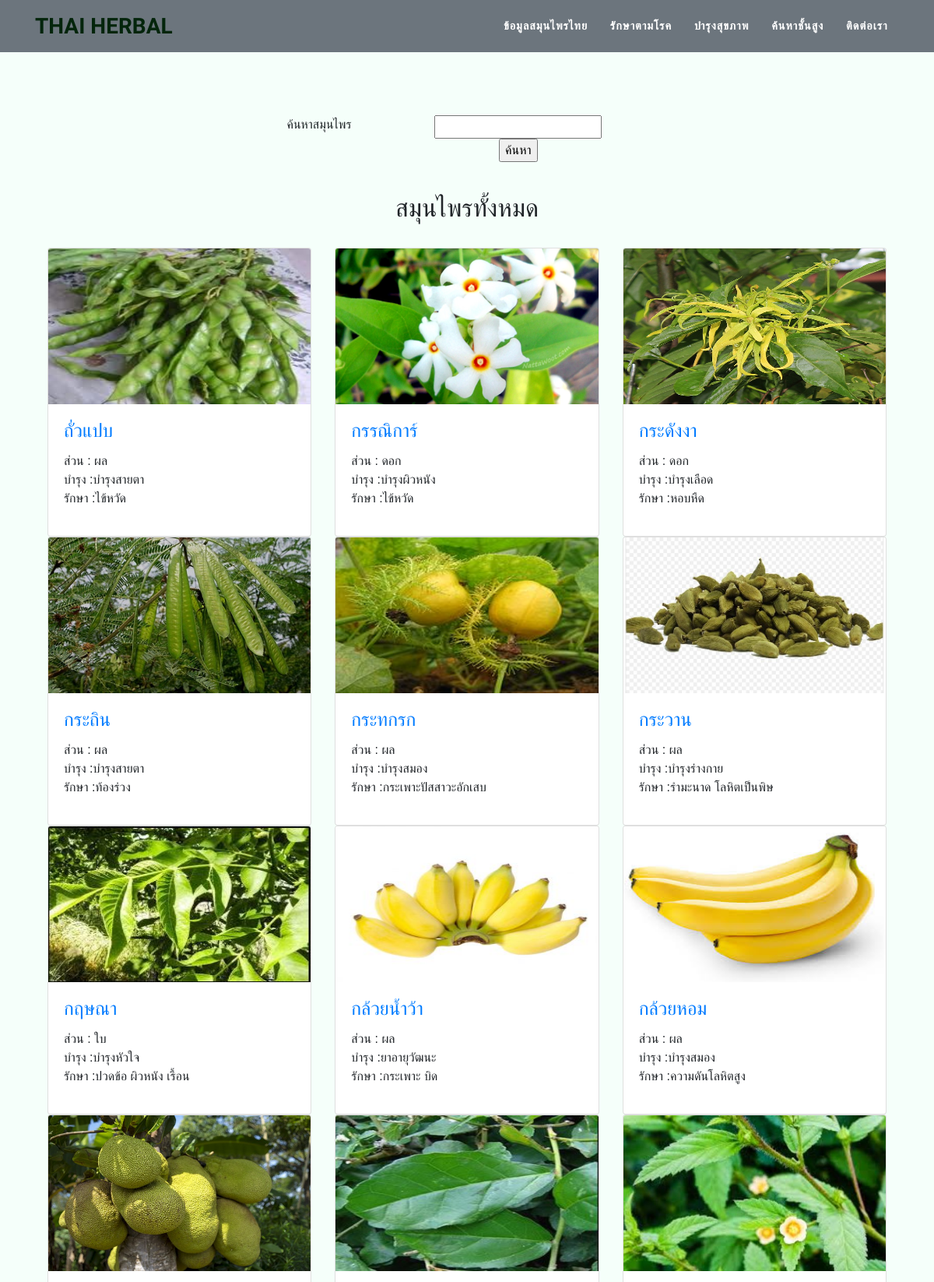
The page /User/page/herbalAll.php (upper part) on the database its author committed.
### tables this page shows
CREATE TABLE `herb` (
  `Her_ID` smallint(5) NOT NULL,
  `Her_Name` varchar(50) DEFAULT NULL,
  `Her_Picture` varchar(255) DEFAULT NULL
);

CREATE TABLE `nature` (
  `Nat_ID` smallint(5) NOT NULL,
  `Nat_Nature` varchar(255) DEFAULT NULL
);

CREATE TABLE `herb_maintain` (
  `Hm_ID` smallint(5) NOT NULL,
  `Her_ID` smallint(5) NOT NULL,
  `Mai_ID` smallint(5) NOT NULL
);

CREATE TABLE `maintain` (
  `Mai_ID` smallint(5) NOT NULL,
  `Mai_Name` varchar(50) DEFAULT NULL
);

CREATE TABLE `herb_disease` (
  `Hd_ID` smallint(5) NOT NULL,
  `Her_ID` smallint(5) NOT NULL,
  `Dis_ID` smallint(5) NOT NULL
);

CREATE TABLE `disease` (
  `Dis_ID` smallint(5) NOT NULL,
  `Dis_Name` varchar(40) DEFAULT NULL,
  `Dis_symptom` varchar(255) DEFAULT NULL
);

### User/page/herbalAll.php (the view, shortened to what this page needs)
<?php
include '../php/connect.php';
?>
<!DOCTYPE html>
<html lang="en">
<head>
    <link href="../vendor/bootstrap/css/bootstrap.min.css" rel="stylesheet">
    <link href="../vendor/fontawesome-free/css/all.min.css" rel="stylesheet" type="text/css">
    <link href="../css/agency.min.css" rel="stylesheet">
</head>
<body id="page-top">
    <nav class="navbar navbar-expand-lg bg-secondary fixed-top text-uppercase" id="mainNav">
        <div class="container">
            <a class="navbar-brand js-scroll-trigger" href="../index.php">THAI HERBAL</a>
            <div class="collapse navbar-collapse" id="navbarResponsive">
                <ul class="navbar-nav ml-auto">
                    <li class="nav-item">
                        <a class="nav-link js-scroll-trigger" href="herbal.php">ข้อมูลสมุนไพรไทย</a>
                    </li>
                    <li class="nav-item">
                        <a class="nav-link js-scroll-trigger" href="cure.php">รักษาตามโรค</a>
                    </li>
                    <li class="nav-item">
                        <a class="nav-link js-scroll-trigger" href="maintain.php">บำรุงสุขภาพ</a>
                    </li>
                    <li class="nav-item">
                        <a class="nav-link js-scroll-trigger" href="advanced_search.php">ค้นหาชั้นสูง</a>
                    </li>
                    <li class="nav-item">
                        <a class="nav-link js-scroll-trigger" href="team.html">ติดต่อเรา</a>
                    </li>
                </ul>
            </div>
        </div>
    </nav>
    <section id="herbal">
        <div class="container"><br><br>
            <div class="row">
              <div class="col-md-3">  </div>
              <div class="col-sm-2 text-center">
                      <p>ค้นหาสมุนไพร</p>
                  </div>
              <div class="col-md-4">
                <div class="col-sm-10 text-center mb-4">
                    <div class="select-wrapper">
                      <?php
                      $search = null;
                      $sqlSearch = "SELECT * FROM herb INNER JOIN herb_nature ON  herb.Her_ID = herb_nature.Her_ID
                      INNER JOIN nature ON herb_nature.Nat_ID = nature.Nat_ID
                      WHERE Her_Name LIKE '%".$search."%'  ORDER BY Her_Name ASC ";
                      $querySearch = mysqli_query($link,$sqlSearch);
                       ?>
                        <form action="herbalAll.php" method="post" >
                          <input type="text"  name="boxSearch">
                          <input type="submit" value="ค้นหา">
                        </form>
                    </div>
                </div>
                </div>
                <div class="col-lg-12 mx-auto">
                    <div class="modal-body">
                        <h2 style="text-align:center;">สมุนไพรทั้งหมด</h2>
                        <br>
                        <div class="row">
                            <?php
                            while($resultSearch=mysqli_fetch_array($querySearch,MYSQLI_ASSOC))
                            {
                              $herId = $resultSearch["Her_ID"];
                            ?>
                            <div class="col-lg-4 col-md-4 col-sm-4">
                                <div class="card h-100">
                                  <a  href="selectedHerb.php?Her_ID=<?php echo $resultSearch["Her_ID"];?>">
                                        <img class="card-img-top" src="../../Admin/img/imagesHerb/<?php echo $resultSearch['Her_Picture'];?>"alt="" width="200px"height="200px">
                                      </a>
                                      <div class="card-body">
                                          <h4 class="card-title">
                                              <a href="selectedHerb.php?Her_ID=<?php echo $resultSearch["Her_ID"];?>"><?php echo $resultSearch['Her_Name']; ?></a>
                                          </h4>
                                          <p class="leftmaintain">
                                            ส่วน : <?php echo $resultSearch["Nat_Nature"].'  '; ?></br>
                                            บำรุง :<?php
                                            $sql5 = "SELECT * FROM herb_maintain INNER JOIN maintain ON herb_maintain.Mai_ID = maintain.Mai_ID WHERE herb_maintain.Her_ID = $herId ";
                                            $query5 = mysqli_query($link,$sql5);
                                            while($result5 = mysqli_fetch_array($query5,MYSQLI_ASSOC))
                                            {
                                             echo $result5["Mai_Name"].'  ';
                                            } ?></br>
                                            รักษา :<?php
                                            $sql6 = "SELECT * FROM herb_disease INNER JOIN disease ON herb_disease.Dis_ID = disease.Dis_ID WHERE herb_disease.Her_ID = $herId ";
                                            $query6 = mysqli_query($link,$sql6);
                                            while($result6 = mysqli_fetch_array($query6,MYSQLI_ASSOC))
                                            {
                                            echo $result6["Dis_Name"].'  ';
                                             }?>
                                          </p>
                                      </div>
                                </div>
                              </div>
                          <?php } ?>
                        </div>
                    </div>
                </div>
            </div>
        </div>
    </section>
</body>
</html>

### rows shown on the page
herb: Her_Picture (picture), Her_Name "ถั่วแปบ", nature.Nat_Nature "ผล"
herb_maintain: Mai_ID.Mai_Name "บำรุงสายตา"
herb_disease: Dis_ID.Dis_Name "ไข้หวัด"
herb: Her_Picture (picture), Her_Name "กรรณิการ์", nature.Nat_Nature "ดอก"
herb_maintain: Mai_ID.Mai_Name "บำรุงผิวหนัง"
herb_disease: Dis_ID.Dis_Name "ไข้หวัด"
herb: Her_Picture (picture), Her_Name "กระดังงา", nature.Nat_Nature "ดอก"
herb_maintain: Mai_ID.Mai_Name "บำรุงเลือด"
herb_disease: Dis_ID.Dis_Name "หอบหืด"
herb: Her_Picture (picture), Her_Name "กระถิน", nature.Nat_Nature "ผล"
herb_maintain: Mai_ID.Mai_Name "บำรุงสายตา"
herb_disease: Dis_ID.Dis_Name "ท้องร่วง"
herb: Her_Picture (picture), Her_Name "กระทกรก", nature.Nat_Nature "ผล"
herb_maintain: Mai_ID.Mai_Name "บำรุงสมอง"
herb_disease: Dis_ID.Dis_Name "กระเพาะปัสสาวะอักเสบ"
herb: Her_Picture (picture), Her_Name "กระวาน", nature.Nat_Nature "ผล"
herb_maintain: Mai_ID.Mai_Name "บำรุงร่างกาย"
herb_disease: Dis_ID.Dis_Name "รำมะนาด"
herb_disease: Dis_ID.Dis_Name "โลหิตเป็นพิษ"
herb: Her_Picture (picture), Her_Name "กฤษณา", nature.Nat_Nature "ใบ"
herb_maintain: Mai_ID.Mai_Name "บำรุงหัวใจ"
herb_disease: Dis_ID.Dis_Name "ปวดข้อ"
herb_disease: Dis_ID.Dis_Name "ผิวหนัง"
herb_disease: Dis_ID.Dis_Name "เรื้อน"
herb: Her_Picture (picture), Her_Name "กล้วยน้ำว้า", nature.Nat_Nature "ผล"
herb_maintain: Mai_ID.Mai_Name "ยาอายุวัฒนะ"
herb_disease: Dis_ID.Dis_Name "กระเพาะ"
herb_disease: Dis_ID.Dis_Name "บิด"
herb: Her_Picture (picture), Her_Name "กล้วยหอม", nature.Nat_Nature "ผล"
herb_maintain: Mai_ID.Mai_Name "บำรุงสมอง"
herb_disease: Dis_ID.Dis_Name "ความดันโลหิตสูง"
herb: Her_Picture (picture)
herb: Her_Picture (picture)
herb: Her_Picture (picture)
